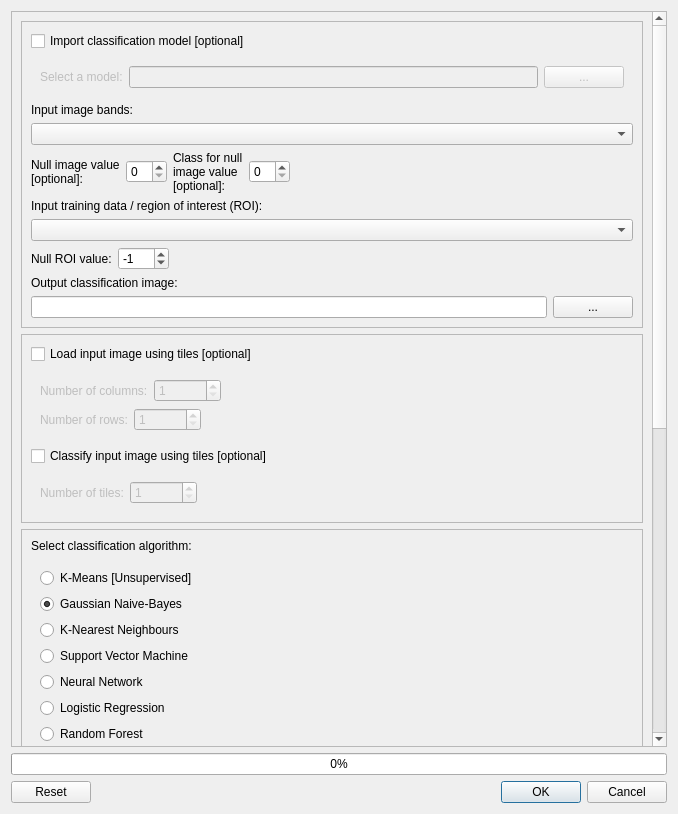
<?xml version="1.0" encoding="UTF-8"?>
<ui version="4.0">
 <class>Dialog</class>
 <widget class="QDialog" name="Dialog">
  <property name="enabled">
   <bool>true</bool>
  </property>
  <property name="geometry">
   <rect>
    <x>0</x>
    <y>0</y>
    <width>678</width>
    <height>814</height>
   </rect>
  </property>
  <property name="windowTitle">
   <string>Supervised Classification</string>
  </property>
  <layout class="QVBoxLayout" name="verticalLayout_10">
   <item>
    <widget class="QScrollArea" name="scrollArea">
     <property name="widgetResizable">
      <bool>true</bool>
     </property>
     <widget class="QWidget" name="scrollAreaWidgetContents">
      <property name="geometry">
       <rect>
        <x>0</x>
        <y>-491</y>
        <width>633</width>
        <height>1424</height>
       </rect>
      </property>
      <layout class="QVBoxLayout" name="verticalLayout_9">
       <item>
        <widget class="QFrame" name="frameInput">
         <property name="frameShape">
          <enum>QFrame::StyledPanel</enum>
         </property>
         <property name="frameShadow">
          <enum>QFrame::Raised</enum>
         </property>
         <layout class="QVBoxLayout" name="verticalLayout_3">
          <item>
           <widget class="QCheckBox" name="cbUseModel">
            <property name="text">
             <string>Import classification model [optional]</string>
            </property>
           </widget>
          </item>
          <item>
           <widget class="QWidget" name="widget" native="true">
            <property name="enabled">
             <bool>false</bool>
            </property>
            <layout class="QVBoxLayout" name="verticalLayout">
             <item>
              <layout class="QHBoxLayout" name="horizontalLayout">
               <item>
                <widget class="QLabel" name="label_25">
                 <property name="text">
                  <string>Select a model:</string>
                 </property>
                </widget>
               </item>
               <item>
                <widget class="QLineEdit" name="leModelNameEx"/>
               </item>
               <item>
                <widget class="QPushButton" name="pbBrowseModel">
                 <property name="text">
                  <string>...</string>
                 </property>
                </widget>
               </item>
              </layout>
             </item>
            </layout>
           </widget>
          </item>
          <item>
           <widget class="QLabel" name="label_11">
            <property name="text">
             <string>Input image bands:</string>
            </property>
           </widget>
          </item>
          <item>
           <widget class="QgsCheckableComboBox" name="TestInputList"/>
          </item>
          <item>
           <layout class="QHBoxLayout" name="horizontalLayout_2">
            <item>
             <widget class="QLabel" name="label">
              <property name="text">
               <string>Null image value
[optional]:</string>
              </property>
             </widget>
            </item>
            <item>
             <widget class="QSpinBox" name="sbNoDataValue"/>
            </item>
            <item>
             <widget class="QLabel" name="label_2">
              <property name="text">
               <string>Class for null
image value
[optional]:</string>
              </property>
             </widget>
            </item>
            <item>
             <widget class="QSpinBox" name="sbNoDataClass"/>
            </item>
            <item>
             <spacer name="horizontalSpacer_2">
              <property name="orientation">
               <enum>Qt::Horizontal</enum>
              </property>
              <property name="sizeHint" stdset="0">
               <size>
                <width>238</width>
                <height>23</height>
               </size>
              </property>
             </spacer>
            </item>
           </layout>
          </item>
          <item>
           <widget class="QLabel" name="label_16">
            <property name="text">
             <string>Input training data / region of interest (ROI):</string>
            </property>
           </widget>
          </item>
          <item>
           <widget class="QgsMapLayerComboBox" name="TrainOutput"/>
          </item>
          <item>
           <layout class="QHBoxLayout" name="horizontalLayout_3">
            <item>
             <widget class="QLabel" name="label_22">
              <property name="text">
               <string>Null ROI value:</string>
              </property>
             </widget>
            </item>
            <item>
             <widget class="QSpinBox" name="sbNullValue">
              <property name="minimum">
               <number>-999</number>
              </property>
              <property name="maximum">
               <number>999</number>
              </property>
              <property name="value">
               <number>-1</number>
              </property>
             </widget>
            </item>
            <item>
             <spacer name="horizontalSpacer">
              <property name="orientation">
               <enum>Qt::Horizontal</enum>
              </property>
              <property name="sizeHint" stdset="0">
               <size>
                <width>484</width>
                <height>17</height>
               </size>
              </property>
             </spacer>
            </item>
           </layout>
          </item>
          <item>
           <widget class="QLabel" name="label_13">
            <property name="text">
             <string>Output classification image:</string>
            </property>
           </widget>
          </item>
          <item>
           <layout class="QHBoxLayout" name="horizontalLayout_4">
            <item>
             <widget class="QLineEdit" name="leClassName"/>
            </item>
            <item>
             <widget class="QPushButton" name="pbBrowseClass">
              <property name="text">
               <string>...</string>
              </property>
             </widget>
            </item>
           </layout>
          </item>
         </layout>
        </widget>
       </item>
       <item>
        <widget class="QFrame" name="frameTiles">
         <property name="frameShape">
          <enum>QFrame::StyledPanel</enum>
         </property>
         <property name="frameShadow">
          <enum>QFrame::Raised</enum>
         </property>
         <layout class="QVBoxLayout" name="verticalLayout_4">
          <item>
           <widget class="QCheckBox" name="cImageGrid">
            <property name="text">
             <string>Load input image using tiles [optional]</string>
            </property>
           </widget>
          </item>
          <item>
           <widget class="QWidget" name="widget_2" native="true">
            <property name="enabled">
             <bool>false</bool>
            </property>
            <layout class="QVBoxLayout" name="verticalLayout_2">
             <item>
              <layout class="QHBoxLayout" name="horizontalLayout_5">
               <item>
                <widget class="QLabel" name="label_26">
                 <property name="text">
                  <string>Number of columns:</string>
                 </property>
                </widget>
               </item>
               <item>
                <widget class="QSpinBox" name="sbGridX">
                 <property name="minimum">
                  <number>1</number>
                 </property>
                 <property name="maximum">
                  <number>999999</number>
                 </property>
                </widget>
               </item>
               <item>
                <spacer name="horizontalSpacer_6">
                 <property name="orientation">
                  <enum>Qt::Horizontal</enum>
                 </property>
                 <property name="sizeHint" stdset="0">
                  <size>
                   <width>453</width>
                   <height>21</height>
                  </size>
                 </property>
                </spacer>
               </item>
              </layout>
             </item>
             <item>
              <layout class="QHBoxLayout" name="horizontalLayout_6">
               <item>
                <widget class="QLabel" name="label_27">
                 <property name="text">
                  <string>Number of rows:</string>
                 </property>
                </widget>
               </item>
               <item>
                <widget class="QSpinBox" name="sbGridY">
                 <property name="minimum">
                  <number>1</number>
                 </property>
                 <property name="maximum">
                  <number>999999</number>
                 </property>
                </widget>
               </item>
               <item>
                <spacer name="horizontalSpacer_9">
                 <property name="orientation">
                  <enum>Qt::Horizontal</enum>
                 </property>
                 <property name="sizeHint" stdset="0">
                  <size>
                   <width>462</width>
                   <height>21</height>
                  </size>
                 </property>
                </spacer>
               </item>
              </layout>
             </item>
            </layout>
           </widget>
          </item>
          <item>
           <widget class="QCheckBox" name="cClassChunks">
            <property name="text">
             <string>Classify input image using tiles [optional]</string>
            </property>
           </widget>
          </item>
          <item>
           <widget class="QWidget" name="widgetChunks" native="true">
            <property name="enabled">
             <bool>false</bool>
            </property>
            <layout class="QVBoxLayout" name="verticalLayout_21">
             <item>
              <layout class="QHBoxLayout" name="horizontalLayout_23">
               <item>
                <widget class="QLabel" name="label_28">
                 <property name="text">
                  <string>Number of tiles:</string>
                 </property>
                </widget>
               </item>
               <item>
                <widget class="QSpinBox" name="sbChunks">
                 <property name="minimum">
                  <number>1</number>
                 </property>
                 <property name="maximum">
                  <number>999999</number>
                 </property>
                </widget>
               </item>
               <item>
                <spacer name="horizontalSpacer_10">
                 <property name="orientation">
                  <enum>Qt::Horizontal</enum>
                 </property>
                 <property name="sizeHint" stdset="0">
                  <size>
                   <width>40</width>
                   <height>20</height>
                  </size>
                 </property>
                </spacer>
               </item>
              </layout>
             </item>
            </layout>
           </widget>
          </item>
         </layout>
        </widget>
       </item>
       <item>
        <widget class="QFrame" name="frameAlgorithm">
         <property name="frameShape">
          <enum>QFrame::StyledPanel</enum>
         </property>
         <property name="frameShadow">
          <enum>QFrame::Raised</enum>
         </property>
         <layout class="QVBoxLayout" name="verticalLayout_5">
          <item>
           <widget class="QLabel" name="label_23">
            <property name="text">
             <string>Select classification algorithm:</string>
            </property>
           </widget>
          </item>
          <item>
           <widget class="QWidget" name="widgetAlgorithm" native="true">
            <layout class="QHBoxLayout" name="horizontalLayout_8">
             <item>
              <layout class="QVBoxLayout" name="verticalLayout_7">
               <item>
                <widget class="QRadioButton" name="cKmeans">
                 <property name="text">
                  <string>K-Means [Unsupervised]</string>
                 </property>
                </widget>
               </item>
               <item>
                <widget class="QRadioButton" name="cGaussianNB">
                 <property name="text">
                  <string>Gaussian Naive-Bayes</string>
                 </property>
                 <property name="checked">
                  <bool>true</bool>
                 </property>
                </widget>
               </item>
               <item>
                <widget class="QRadioButton" name="cNearestN">
                 <property name="text">
                  <string>K-Nearest Neighbours</string>
                 </property>
                </widget>
               </item>
               <item>
                <widget class="QRadioButton" name="cSVM">
                 <property name="text">
                  <string>Support Vector Machine</string>
                 </property>
                </widget>
               </item>
               <item>
                <widget class="QRadioButton" name="cNeuralNetwork">
                 <property name="text">
                  <string>Neural Network</string>
                 </property>
                </widget>
               </item>
               <item>
                <widget class="QRadioButton" name="cLogReg">
                 <property name="text">
                  <string>Logistic Regression</string>
                 </property>
                </widget>
               </item>
               <item>
                <widget class="QRadioButton" name="cRandForest">
                 <property name="text">
                  <string>Random Forest</string>
                 </property>
                </widget>
               </item>
              </layout>
             </item>
            </layout>
           </widget>
          </item>
          <item>
           <widget class="QCheckBox" name="cbCustomParameters">
            <property name="text">
             <string>Use custom classification parameters [optional]</string>
            </property>
           </widget>
          </item>
          <item>
           <widget class="QWidget" name="widget_3" native="true">
            <property name="enabled">
             <bool>true</bool>
            </property>
            <layout class="QHBoxLayout" name="horizontalLayout_7">
             <item>
              <layout class="QHBoxLayout" name="horizontalLayout_9">
               <item>
                <widget class="QLineEdit" name="leParameters">
                 <property name="enabled">
                  <bool>false</bool>
                 </property>
                </widget>
               </item>
               <item>
                <widget class="QPushButton" name="pbHelp">
                 <property name="enabled">
                  <bool>true</bool>
                 </property>
                 <property name="text">
                  <string>Help</string>
                 </property>
                </widget>
               </item>
              </layout>
             </item>
            </layout>
           </widget>
          </item>
         </layout>
        </widget>
       </item>
       <item>
        <widget class="QFrame" name="frameOptional">
         <property name="frameShape">
          <enum>QFrame::StyledPanel</enum>
         </property>
         <property name="frameShadow">
          <enum>QFrame::Raised</enum>
         </property>
         <layout class="QVBoxLayout" name="verticalLayout_8">
          <item>
           <widget class="QCheckBox" name="cAccuracy">
            <property name="text">
             <string>Calculate classification model accuracy [optional]</string>
            </property>
           </widget>
          </item>
          <item>
           <widget class="QCheckBox" name="cSaveModel">
            <property name="text">
             <string>Save classification model [optional]</string>
            </property>
           </widget>
          </item>
          <item>
           <widget class="QWidget" name="widgetModelFile" native="true">
            <property name="enabled">
             <bool>true</bool>
            </property>
            <property name="minimumSize">
             <size>
              <width>491</width>
              <height>52</height>
             </size>
            </property>
            <layout class="QGridLayout" name="gridLayout_4">
             <item row="0" column="0">
              <layout class="QHBoxLayout" name="horizontalLayout_19">
               <item>
                <widget class="QLabel" name="label_24">
                 <property name="enabled">
                  <bool>false</bool>
                 </property>
                 <property name="text">
                  <string>Select model file name:</string>
                 </property>
                </widget>
               </item>
               <item>
                <widget class="QLineEdit" name="leModelName">
                 <property name="enabled">
                  <bool>false</bool>
                 </property>
                </widget>
               </item>
               <item>
                <widget class="QPushButton" name="pbModelName">
                 <property name="enabled">
                  <bool>false</bool>
                 </property>
                 <property name="text">
                  <string>...</string>
                 </property>
                </widget>
               </item>
              </layout>
             </item>
            </layout>
           </widget>
          </item>
          <item>
           <widget class="QCheckBox" name="cbRuleImage">
            <property name="text">
             <string>Save rule images [optional] </string>
            </property>
           </widget>
          </item>
         </layout>
        </widget>
       </item>
       <item>
        <widget class="QFrame" name="frameLog">
         <property name="frameShape">
          <enum>QFrame::StyledPanel</enum>
         </property>
         <property name="frameShadow">
          <enum>QFrame::Raised</enum>
         </property>
         <layout class="QVBoxLayout" name="verticalLayout_6">
          <item>
           <widget class="QLabel" name="label_3">
            <property name="text">
             <string>Log:</string>
            </property>
           </widget>
          </item>
          <item>
           <widget class="QPlainTextEdit" name="ptLog">
            <property name="minimumSize">
             <size>
              <width>0</width>
              <height>229</height>
             </size>
            </property>
            <property name="readOnly">
             <bool>true</bool>
            </property>
           </widget>
          </item>
          <item>
           <widget class="QCheckBox" name="cbSaveLog">
            <property name="text">
             <string>Save Log (.txt)?</string>
            </property>
            <property name="checked">
             <bool>true</bool>
            </property>
           </widget>
          </item>
         </layout>
        </widget>
       </item>
      </layout>
     </widget>
    </widget>
   </item>
   <item>
    <widget class="QProgressBar" name="progressBar">
     <property name="value">
      <number>0</number>
     </property>
    </widget>
   </item>
   <item>
    <layout class="QHBoxLayout" name="horizontalLayout_10">
     <item>
      <widget class="QPushButton" name="pbReset">
       <property name="text">
        <string>Reset</string>
       </property>
      </widget>
     </item>
     <item>
      <widget class="QDialogButtonBox" name="buttonBox">
       <property name="orientation">
        <enum>Qt::Horizontal</enum>
       </property>
       <property name="standardButtons">
        <set>QDialogButtonBox::Cancel|QDialogButtonBox::Ok</set>
       </property>
      </widget>
     </item>
    </layout>
   </item>
  </layout>
 </widget>
 <customwidgets>
  <customwidget>
   <class>QgsCheckableComboBox</class>
   <extends>QComboBox</extends>
   <header>qgscheckablecombobox.h</header>
  </customwidget>
  <customwidget>
   <class>QgsMapLayerComboBox</class>
   <extends>QComboBox</extends>
   <header>qgsmaplayercombobox.h</header>
  </customwidget>
 </customwidgets>
 <resources/>
 <connections>
  <connection>
   <sender>buttonBox</sender>
   <signal>rejected()</signal>
   <receiver>Dialog</receiver>
   <slot>reject()</slot>
   <hints>
    <hint type="sourcelabel">
     <x>319</x>
     <y>777</y>
    </hint>
    <hint type="destinationlabel">
     <x>286</x>
     <y>274</y>
    </hint>
   </hints>
  </connection>
  <connection>
   <sender>cImageGrid</sender>
   <signal>toggled(bool)</signal>
   <receiver>widget_2</receiver>
   <slot>setEnabled(bool)</slot>
   <hints>
    <hint type="sourcelabel">
     <x>313</x>
     <y>-88</y>
    </hint>
    <hint type="destinationlabel">
     <x>444</x>
     <y>-61</y>
    </hint>
   </hints>
  </connection>
  <connection>
   <sender>cClassChunks</sender>
   <signal>toggled(bool)</signal>
   <receiver>widgetChunks</receiver>
   <slot>setEnabled(bool)</slot>
   <hints>
    <hint type="sourcelabel">
     <x>218</x>
     <y>27</y>
    </hint>
    <hint type="destinationlabel">
     <x>230</x>
     <y>54</y>
    </hint>
   </hints>
  </connection>
  <connection>
   <sender>cbUseModel</sender>
   <signal>toggled(bool)</signal>
   <receiver>widget</receiver>
   <slot>setEnabled(bool)</slot>
   <hints>
    <hint type="sourcelabel">
     <x>227</x>
     <y>-456</y>
    </hint>
    <hint type="destinationlabel">
     <x>229</x>
     <y>-429</y>
    </hint>
   </hints>
  </connection>
  <connection>
   <sender>cbUseModel</sender>
   <signal>toggled(bool)</signal>
   <receiver>label_16</receiver>
   <slot>setDisabled(bool)</slot>
   <hints>
    <hint type="sourcelabel">
     <x>368</x>
     <y>-456</y>
    </hint>
    <hint type="destinationlabel">
     <x>357</x>
     <y>-261</y>
    </hint>
   </hints>
  </connection>
  <connection>
   <sender>cbUseModel</sender>
   <signal>toggled(bool)</signal>
   <receiver>TrainOutput</receiver>
   <slot>setDisabled(bool)</slot>
   <hints>
    <hint type="sourcelabel">
     <x>396</x>
     <y>-456</y>
    </hint>
    <hint type="destinationlabel">
     <x>426</x>
     <y>-238</y>
    </hint>
   </hints>
  </connection>
  <connection>
   <sender>cbUseModel</sender>
   <signal>toggled(bool)</signal>
   <receiver>label_22</receiver>
   <slot>setDisabled(bool)</slot>
   <hints>
    <hint type="sourcelabel">
     <x>192</x>
     <y>-456</y>
    </hint>
    <hint type="destinationlabel">
     <x>120</x>
     <y>-204</y>
    </hint>
   </hints>
  </connection>
  <connection>
   <sender>cbUseModel</sender>
   <signal>toggled(bool)</signal>
   <receiver>sbNullValue</receiver>
   <slot>setDisabled(bool)</slot>
   <hints>
    <hint type="sourcelabel">
     <x>159</x>
     <y>-456</y>
    </hint>
    <hint type="destinationlabel">
     <x>179</x>
     <y>-204</y>
    </hint>
   </hints>
  </connection>
  <connection>
   <sender>cbUseModel</sender>
   <signal>toggled(bool)</signal>
   <receiver>frameAlgorithm</receiver>
   <slot>setDisabled(bool)</slot>
   <hints>
    <hint type="sourcelabel">
     <x>144</x>
     <y>-456</y>
    </hint>
    <hint type="destinationlabel">
     <x>111</x>
     <y>121</y>
    </hint>
   </hints>
  </connection>
  <connection>
   <sender>cSaveModel</sender>
   <signal>toggled(bool)</signal>
   <receiver>label_24</receiver>
   <slot>setEnabled(bool)</slot>
   <hints>
    <hint type="sourcelabel">
     <x>227</x>
     <y>506</y>
    </hint>
    <hint type="destinationlabel">
     <x>182</x>
     <y>545</y>
    </hint>
   </hints>
  </connection>
  <connection>
   <sender>cSaveModel</sender>
   <signal>toggled(bool)</signal>
   <receiver>leModelName</receiver>
   <slot>setEnabled(bool)</slot>
   <hints>
    <hint type="sourcelabel">
     <x>400</x>
     <y>506</y>
    </hint>
    <hint type="destinationlabel">
     <x>509</x>
     <y>547</y>
    </hint>
   </hints>
  </connection>
  <connection>
   <sender>cSaveModel</sender>
   <signal>toggled(bool)</signal>
   <receiver>pbModelName</receiver>
   <slot>setEnabled(bool)</slot>
   <hints>
    <hint type="sourcelabel">
     <x>475</x>
     <y>506</y>
    </hint>
    <hint type="destinationlabel">
     <x>609</x>
     <y>545</y>
    </hint>
   </hints>
  </connection>
  <connection>
   <sender>cbUseModel</sender>
   <signal>toggled(bool)</signal>
   <receiver>cAccuracy</receiver>
   <slot>setDisabled(bool)</slot>
   <hints>
    <hint type="sourcelabel">
     <x>345</x>
     <y>-456</y>
    </hint>
    <hint type="destinationlabel">
     <x>345</x>
     <y>479</y>
    </hint>
   </hints>
  </connection>
  <connection>
   <sender>cbUseModel</sender>
   <signal>toggled(bool)</signal>
   <receiver>cSaveModel</receiver>
   <slot>setDisabled(bool)</slot>
   <hints>
    <hint type="sourcelabel">
     <x>345</x>
     <y>-456</y>
    </hint>
    <hint type="destinationlabel">
     <x>345</x>
     <y>506</y>
    </hint>
   </hints>
  </connection>
  <connection>
   <sender>buttonBox</sender>
   <signal>accepted()</signal>
   <receiver>Dialog</receiver>
   <slot>accept()</slot>
   <hints>
    <hint type="sourcelabel">
     <x>251</x>
     <y>777</y>
    </hint>
    <hint type="destinationlabel">
     <x>157</x>
     <y>274</y>
    </hint>
   </hints>
  </connection>
  <connection>
   <sender>cbCustomParameters</sender>
   <signal>toggled(bool)</signal>
   <receiver>leParameters</receiver>
   <slot>setEnabled(bool)</slot>
   <hints>
    <hint type="sourcelabel">
     <x>262</x>
     <y>369</y>
    </hint>
    <hint type="destinationlabel">
     <x>287</x>
     <y>410</y>
    </hint>
   </hints>
  </connection>
  <connection>
   <sender>cKmeans</sender>
   <signal>toggled(bool)</signal>
   <receiver>label_16</receiver>
   <slot>setDisabled(bool)</slot>
   <hints>
    <hint type="sourcelabel">
     <x>94</x>
     <y>173</y>
    </hint>
    <hint type="destinationlabel">
     <x>100</x>
     <y>-256</y>
    </hint>
   </hints>
  </connection>
  <connection>
   <sender>cKmeans</sender>
   <signal>toggled(bool)</signal>
   <receiver>TrainOutput</receiver>
   <slot>setDisabled(bool)</slot>
   <hints>
    <hint type="sourcelabel">
     <x>165</x>
     <y>168</y>
    </hint>
    <hint type="destinationlabel">
     <x>140</x>
     <y>-224</y>
    </hint>
   </hints>
  </connection>
  <connection>
   <sender>cKmeans</sender>
   <signal>toggled(bool)</signal>
   <receiver>label_22</receiver>
   <slot>setDisabled(bool)</slot>
   <hints>
    <hint type="sourcelabel">
     <x>182</x>
     <y>171</y>
    </hint>
    <hint type="destinationlabel">
     <x>92</x>
     <y>-189</y>
    </hint>
   </hints>
  </connection>
  <connection>
   <sender>cKmeans</sender>
   <signal>toggled(bool)</signal>
   <receiver>sbNullValue</receiver>
   <slot>setDisabled(bool)</slot>
   <hints>
    <hint type="sourcelabel">
     <x>225</x>
     <y>168</y>
    </hint>
    <hint type="destinationlabel">
     <x>160</x>
     <y>-191</y>
    </hint>
   </hints>
  </connection>
  <connection>
   <sender>cKmeans</sender>
   <signal>toggled(bool)</signal>
   <receiver>cAccuracy</receiver>
   <slot>setDisabled(bool)</slot>
   <hints>
    <hint type="sourcelabel">
     <x>84</x>
     <y>173</y>
    </hint>
    <hint type="destinationlabel">
     <x>111</x>
     <y>487</y>
    </hint>
   </hints>
  </connection>
  <connection>
   <sender>cKmeans</sender>
   <signal>toggled(bool)</signal>
   <receiver>cSaveModel</receiver>
   <slot>setDisabled(bool)</slot>
   <hints>
    <hint type="sourcelabel">
     <x>258</x>
     <y>179</y>
    </hint>
    <hint type="destinationlabel">
     <x>192</x>
     <y>521</y>
    </hint>
   </hints>
  </connection>
 </connections>
</ui>
